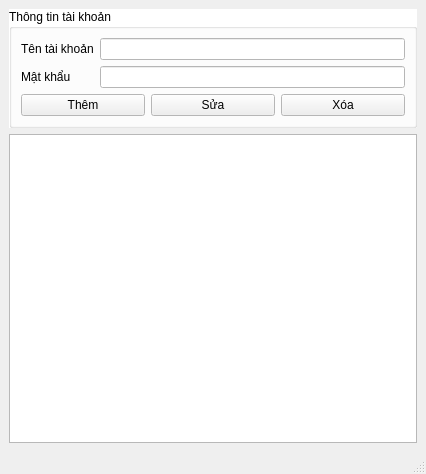
<?xml version="1.0" encoding="UTF-8"?>
<ui version="4.0">
 <class>quanlytaikhoan</class>
 <widget class="QMainWindow" name="quanlytaikhoan">
  <property name="geometry">
   <rect>
    <x>0</x>
    <y>0</y>
    <width>426</width>
    <height>474</height>
   </rect>
  </property>
  <property name="windowTitle">
   <string>Quản lý tài khoản</string>
  </property>
  <widget class="QWidget" name="centralwidget">
   <layout class="QVBoxLayout" name="verticalLayout_2">
    <item>
     <widget class="QGroupBox" name="groupBox">
      <property name="palette">
       <palette>
        <active>
         <colorrole role="Window">
          <brush brushstyle="SolidPattern">
           <color alpha="255">
            <red>255</red>
            <green>255</green>
            <blue>255</blue>
           </color>
          </brush>
         </colorrole>
        </active>
        <inactive>
         <colorrole role="Window">
          <brush brushstyle="SolidPattern">
           <color alpha="255">
            <red>255</red>
            <green>255</green>
            <blue>255</blue>
           </color>
          </brush>
         </colorrole>
        </inactive>
        <disabled>
         <colorrole role="Base">
          <brush brushstyle="SolidPattern">
           <color alpha="255">
            <red>255</red>
            <green>255</green>
            <blue>255</blue>
           </color>
          </brush>
         </colorrole>
         <colorrole role="Window">
          <brush brushstyle="SolidPattern">
           <color alpha="255">
            <red>255</red>
            <green>255</green>
            <blue>255</blue>
           </color>
          </brush>
         </colorrole>
        </disabled>
       </palette>
      </property>
      <property name="autoFillBackground">
       <bool>true</bool>
      </property>
      <property name="title">
       <string>Thông tin tài khoản</string>
      </property>
      <layout class="QFormLayout" name="formLayout">
       <item row="0" column="0">
        <widget class="QLabel" name="label">
         <property name="text">
          <string>Tên tài khoản</string>
         </property>
         <property name="buddy">
          <cstring>LEtentaikhoan</cstring>
         </property>
        </widget>
       </item>
       <item row="0" column="1">
        <widget class="QLineEdit" name="LEtentaikhoan">
         <property name="maxLength">
          <number>50</number>
         </property>
        </widget>
       </item>
       <item row="1" column="0">
        <widget class="QLabel" name="label_2">
         <property name="text">
          <string>Mật khẩu</string>
         </property>
         <property name="buddy">
          <cstring>LEmatkhau</cstring>
         </property>
        </widget>
       </item>
       <item row="1" column="1">
        <widget class="QLineEdit" name="LEmatkhau">
         <property name="maxLength">
          <number>50</number>
         </property>
        </widget>
       </item>
       <item row="2" column="0" colspan="2">
        <layout class="QHBoxLayout" name="horizontalLayout_3">
         <item>
          <widget class="QPushButton" name="BTthem">
           <property name="text">
            <string>Thêm</string>
           </property>
          </widget>
         </item>
         <item>
          <widget class="QPushButton" name="BTsua">
           <property name="text">
            <string>Sửa</string>
           </property>
          </widget>
         </item>
         <item>
          <widget class="QPushButton" name="BTxoa">
           <property name="text">
            <string>Xóa</string>
           </property>
          </widget>
         </item>
        </layout>
       </item>
      </layout>
     </widget>
    </item>
    <item>
     <widget class="QTableView" name="tabletaikhoan">
      <property name="sizeAdjustPolicy">
       <enum>QAbstractScrollArea::SizeAdjustPolicy::AdjustToContents</enum>
      </property>
      <property name="editTriggers">
       <set>QAbstractItemView::EditTrigger::NoEditTriggers</set>
      </property>
      <property name="selectionMode">
       <enum>QAbstractItemView::SelectionMode::SingleSelection</enum>
      </property>
      <property name="selectionBehavior">
       <enum>QAbstractItemView::SelectionBehavior::SelectRows</enum>
      </property>
     </widget>
    </item>
   </layout>
  </widget>
  <widget class="QMenuBar" name="menubar">
   <property name="geometry">
    <rect>
     <x>0</x>
     <y>0</y>
     <width>426</width>
     <height>26</height>
    </rect>
   </property>
  </widget>
  <widget class="QStatusBar" name="statusbar"/>
 </widget>
 <resources/>
 <connections/>
</ui>
